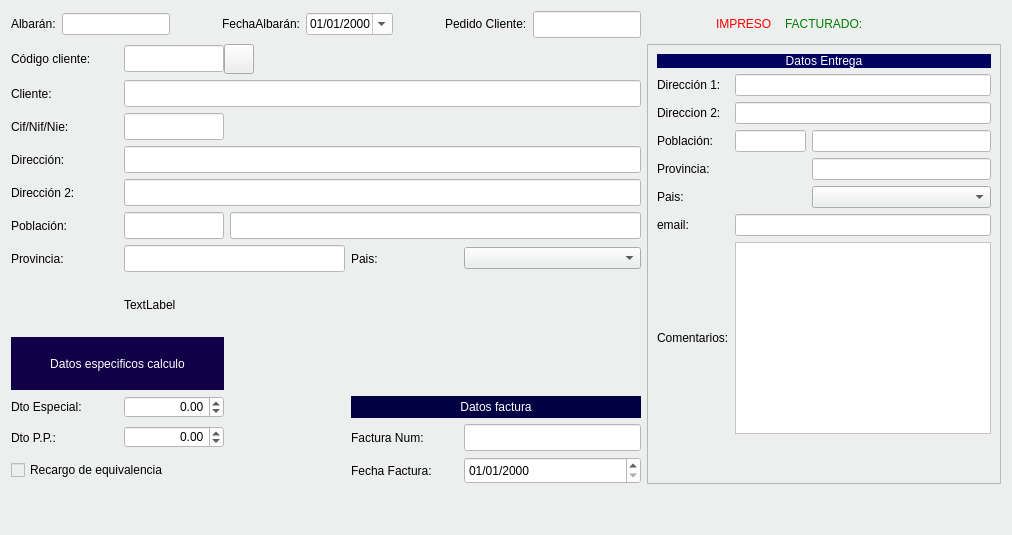
         <widget class="QWidget" name="tab_5">
          <property name="styleSheet">
           <string notr="true">background-color: #ecefed;</string>
          </property>
          <attribute name="title">
           <string>Cabecera de Albarán</string>
          </attribute>
          <layout class="QGridLayout" name="gridLayout_11">
           <item row="0" column="2" rowspan="2">
            <spacer name="horizontalSpacer_3">
             <property name="sizePolicy">
              <sizepolicy hsizetype="Minimum" vsizetype="Minimum">
               <horstretch>0</horstretch>
               <verstretch>0</verstretch>
              </sizepolicy>
             </property>
             <property name="orientation">
              <enum>Qt::Horizontal</enum>
             </property>
             <property name="sizeHint" stdset="0">
              <size>
               <width>40</width>
               <height>20</height>
              </size>
             </property>
            </spacer>
           </item>
           <item row="0" column="1" rowspan="2">
            <widget class="QLineEdit" name="txtalbaran">
             <property name="sizePolicy">
              <sizepolicy hsizetype="Preferred" vsizetype="Fixed">
               <horstretch>0</horstretch>
               <verstretch>0</verstretch>
              </sizepolicy>
             </property>
             <property name="styleSheet">
              <string notr="true">background-color: rgb(255, 255, 255);</string>
             </property>
            </widget>
           </item>
           <item row="0" column="4" rowspan="2">
            <widget class="QDateEdit" name="txtfecha">
             <property name="sizePolicy">
              <sizepolicy hsizetype="Preferred" vsizetype="Fixed">
               <horstretch>0</horstretch>
               <verstretch>0</verstretch>
              </sizepolicy>
             </property>
             <property name="styleSheet">
              <string notr="true">background-color: rgb(255, 255, 255);</string>
             </property>
             <property name="displayFormat">
              <string>dd/MM/yyyy</string>
             </property>
             <property name="calendarPopup">
              <bool>true</bool>
             </property>
            </widget>
           </item>
           <item row="0" column="5" rowspan="2">
            <spacer name="horizontalSpacer">
             <property name="sizePolicy">
              <sizepolicy hsizetype="Minimum" vsizetype="Minimum">
               <horstretch>0</horstretch>
               <verstretch>0</verstretch>
              </sizepolicy>
             </property>
             <property name="orientation">
              <enum>Qt::Horizontal</enum>
             </property>
             <property name="sizeType">
              <enum>QSizePolicy::Minimum</enum>
             </property>
             <property name="sizeHint" stdset="0">
              <size>
               <width>40</width>
               <height>20</height>
              </size>
             </property>
            </spacer>
           </item>
           <item row="0" column="7" rowspan="2">
            <widget class="QLineEdit" name="txtpedido_cliente">
             <property name="sizePolicy">
              <sizepolicy hsizetype="Preferred" vsizetype="Fixed">
               <horstretch>0</horstretch>
               <verstretch>0</verstretch>
              </sizepolicy>
             </property>
             <property name="minimumSize">
              <size>
               <width>0</width>
               <height>27</height>
              </size>
             </property>
             <property name="styleSheet">
              <string notr="true">background-color: rgb(255, 255, 255);</string>
             </property>
            </widget>
           </item>
           <item row="2" column="0" colspan="8">
            <layout class="QGridLayout" name="gridLayout_10">
             <item row="3" column="1" colspan="4">
              <widget class="QLineEdit" name="txtdireccion1">
               <property name="sizePolicy">
                <sizepolicy hsizetype="Preferred" vsizetype="Fixed">
                 <horstretch>0</horstretch>
                 <verstretch>0</verstretch>
                </sizepolicy>
               </property>
               <property name="minimumSize">
                <size>
                 <width>0</width>
                 <height>27</height>
                </size>
               </property>
               <property name="styleSheet">
                <string notr="true">background-color: rgb(255, 255, 255);</string>
               </property>
              </widget>
             </item>
             <item row="2" column="0">
              <widget class="QLabel" name="label_15">
               <property name="sizePolicy">
                <sizepolicy hsizetype="Preferred" vsizetype="Preferred">
                 <horstretch>0</horstretch>
                 <verstretch>0</verstretch>
                </sizepolicy>
               </property>
               <property name="maximumSize">
                <size>
                 <width>107</width>
                 <height>16777215</height>
                </size>
               </property>
               <property name="text">
                <string>Cif/Nif/Nie:</string>
               </property>
              </widget>
             </item>
             <item row="5" column="0">
              <widget class="QLabel" name="label_7">
               <property name="sizePolicy">
                <sizepolicy hsizetype="Preferred" vsizetype="Preferred">
                 <horstretch>0</horstretch>
                 <verstretch>0</verstretch>
                </sizepolicy>
               </property>
               <property name="maximumSize">
                <size>
                 <width>107</width>
                 <height>16777215</height>
                </size>
               </property>
               <property name="text">
                <string>Población:</string>
               </property>
              </widget>
             </item>
             <item row="1" column="0">
              <widget class="QLabel" name="label_4">
               <property name="sizePolicy">
                <sizepolicy hsizetype="Preferred" vsizetype="Preferred">
                 <horstretch>0</horstretch>
                 <verstretch>0</verstretch>
                </sizepolicy>
               </property>
               <property name="maximumSize">
                <size>
                 <width>107</width>
                 <height>16777215</height>
                </size>
               </property>
               <property name="text">
                <string>Cliente:</string>
               </property>
              </widget>
             </item>
             <item row="2" column="1" colspan="2">
              <widget class="QLineEdit" name="txtcif">
               <property name="sizePolicy">
                <sizepolicy hsizetype="Preferred" vsizetype="Fixed">
                 <horstretch>0</horstretch>
                 <verstretch>0</verstretch>
                </sizepolicy>
               </property>
               <property name="minimumSize">
                <size>
                 <width>0</width>
                 <height>27</height>
                </size>
               </property>
               <property name="maximumSize">
                <size>
                 <width>100</width>
                 <height>16777215</height>
                </size>
               </property>
               <property name="styleSheet">
                <string notr="true">background-color: rgb(255, 255, 255);</string>
               </property>
              </widget>
             </item>
             <item row="5" column="2" colspan="3">
              <widget class="QLineEdit" name="txtpoblacion">
               <property name="sizePolicy">
                <sizepolicy hsizetype="Preferred" vsizetype="Fixed">
                 <horstretch>0</horstretch>
                 <verstretch>0</verstretch>
                </sizepolicy>
               </property>
               <property name="minimumSize">
                <size>
                 <width>0</width>
                 <height>27</height>
                </size>
               </property>
               <property name="styleSheet">
                <string notr="true">background-color: rgb(255, 255, 255);</string>
               </property>
              </widget>
             </item>
             <item row="0" column="0">
              <widget class="QLabel" name="label_3">
               <property name="sizePolicy">
                <sizepolicy hsizetype="Preferred" vsizetype="Preferred">
                 <horstretch>0</horstretch>
                 <verstretch>0</verstretch>
                </sizepolicy>
               </property>
               <property name="maximumSize">
                <size>
                 <width>107</width>
                 <height>16777215</height>
                </size>
               </property>
               <property name="text">
                <string>Código cliente:</string>
               </property>
              </widget>
             </item>
             <item row="6" column="1" colspan="2">
              <widget class="QLineEdit" name="txtprovincia">
               <property name="sizePolicy">
                <sizepolicy hsizetype="Preferred" vsizetype="Fixed">
                 <horstretch>0</horstretch>
                 <verstretch>0</verstretch>
                </sizepolicy>
               </property>
               <property name="minimumSize">
                <size>
                 <width>0</width>
                 <height>27</height>
                </size>
               </property>
               <property name="styleSheet">
                <string notr="true">background-color: rgb(255, 255, 255);</string>
               </property>
              </widget>
             </item>
             <item row="0" column="1" colspan="4">
              <layout class="QHBoxLayout" name="horizontalLayout_2">
               <property name="spacing">
                <number>0</number>
               </property>
               <item>
                <widget class="QLineEdit" name="txtcodigo_cliente">
                 <property name="sizePolicy">
                  <sizepolicy hsizetype="Preferred" vsizetype="Fixed">
                   <horstretch>0</horstretch>
                   <verstretch>0</verstretch>
                  </sizepolicy>
                 </property>
                 <property name="minimumSize">
                  <size>
                   <width>0</width>
                   <height>27</height>
                  </size>
                 </property>
                 <property name="maximumSize">
                  <size>
                   <width>100</width>
                   <height>16777215</height>
                  </size>
                 </property>
                 <property name="styleSheet">
                  <string notr="true">background-color: rgb(255, 255, 255);</string>
                 </property>
                </widget>
               </item>
               <item>
                <widget class="QPushButton" name="botBuscarCliente">
                 <property name="sizePolicy">
                  <sizepolicy hsizetype="Preferred" vsizetype="Fixed">
                   <horstretch>0</horstretch>
                   <verstretch>0</verstretch>
                  </sizepolicy>
                 </property>
                 <property name="maximumSize">
                  <size>
                   <width>30</width>
                   <height>30</height>
                  </size>
                 </property>
                 <property name="text">
                  <string/>
                 </property>
                 <property name="icon">
                  <iconset resource="../maya.qrc">
                   <normaloff>:/Icons/PNG/search.png</normaloff>:/Icons/PNG/search.png</iconset>
                 </property>
                </widget>
               </item>
               <item>
                <spacer name="horizontalSpacer_5">
                 <property name="orientation">
                  <enum>Qt::Horizontal</enum>
                 </property>
                 <property name="sizeHint" stdset="0">
                  <size>
                   <width>40</width>
                   <height>20</height>
                  </size>
                 </property>
                </spacer>
               </item>
              </layout>
             </item>
             <item row="4" column="1" colspan="4">
              <widget class="QLineEdit" name="txtdireccion2">
               <property name="sizePolicy">
                <sizepolicy hsizetype="Preferred" vsizetype="Fixed">
                 <horstretch>0</horstretch>
                 <verstretch>0</verstretch>
                </sizepolicy>
               </property>
               <property name="minimumSize">
                <size>
                 <width>0</width>
                 <height>27</height>
                </size>
               </property>
               <property name="styleSheet">
                <string notr="true">background-color: rgb(255, 255, 255);</string>
               </property>
              </widget>
             </item>
             <item row="1" column="1" colspan="4">
              <widget class="QLineEdit" name="txtcliente">
               <property name="sizePolicy">
                <sizepolicy hsizetype="Preferred" vsizetype="Fixed">
                 <horstretch>0</horstretch>
                 <verstretch>0</verstretch>
                </sizepolicy>
               </property>
               <property name="minimumSize">
                <size>
                 <width>0</width>
                 <height>27</height>
                </size>
               </property>
               <property name="styleSheet">
                <string notr="true">background-color: rgb(255, 255, 255);</string>
               </property>
              </widget>
             </item>
             <item row="3" column="0">
              <widget class="QLabel" name="label_5">
               <property name="sizePolicy">
                <sizepolicy hsizetype="Preferred" vsizetype="Preferred">
                 <horstretch>0</horstretch>
                 <verstretch>0</verstretch>
                </sizepolicy>
               </property>
               <property name="maximumSize">
                <size>
                 <width>107</width>
                 <height>16777215</height>
                </size>
               </property>
               <property name="text">
                <string>Dirección:</string>
               </property>
              </widget>
             </item>
             <item row="6" column="0">
              <widget class="QLabel" name="label_13">
               <property name="sizePolicy">
                <sizepolicy hsizetype="Preferred" vsizetype="Preferred">
                 <horstretch>0</horstretch>
                 <verstretch>0</verstretch>
                </sizepolicy>
               </property>
               <property name="maximumSize">
                <size>
                 <width>107</width>
                 <height>16777215</height>
                </size>
               </property>
               <property name="text">
                <string>Provincia:</string>
               </property>
              </widget>
             </item>
             <item row="6" column="3">
              <widget class="QLabel" name="label_14">
               <property name="sizePolicy">
                <sizepolicy hsizetype="Preferred" vsizetype="Preferred">
                 <horstretch>0</horstretch>
                 <verstretch>0</verstretch>
                </sizepolicy>
               </property>
               <property name="maximumSize">
                <size>
                 <width>107</width>
                 <height>16777215</height>
                </size>
               </property>
               <property name="text">
                <string>Pais:</string>
               </property>
              </widget>
             </item>
             <item row="4" column="0">
              <widget class="QLabel" name="label_6">
               <property name="sizePolicy">
                <sizepolicy hsizetype="Preferred" vsizetype="Preferred">
                 <horstretch>0</horstretch>
                 <verstretch>0</verstretch>
                </sizepolicy>
               </property>
               <property name="maximumSize">
                <size>
                 <width>107</width>
                 <height>16777215</height>
                </size>
               </property>
               <property name="text">
                <string>Dirección 2:</string>
               </property>
              </widget>
             </item>
             <item row="6" column="4">
              <layout class="QHBoxLayout" name="horizontalLayout_3">
               <item>
                <widget class="QComboBox" name="comboPais">
                 <property name="sizePolicy">
                  <sizepolicy hsizetype="Preferred" vsizetype="Fixed">
                   <horstretch>0</horstretch>
                   <verstretch>0</verstretch>
                  </sizepolicy>
                 </property>
                 <property name="minimumSize">
                  <size>
                   <width>177</width>
                   <height>0</height>
                  </size>
                 </property>
                </widget>
               </item>
              </layout>
             </item>
             <item row="5" column="1">
              <widget class="QLineEdit" name="txtcp">
               <property name="sizePolicy">
                <sizepolicy hsizetype="Preferred" vsizetype="Fixed">
                 <horstretch>0</horstretch>
                 <verstretch>0</verstretch>
                </sizepolicy>
               </property>
               <property name="minimumSize">
                <size>
                 <width>0</width>
                 <height>27</height>
                </size>
               </property>
               <property name="maximumSize">
                <size>
                 <width>100</width>
                 <height>16777215</height>
                </size>
               </property>
               <property name="styleSheet">
                <string notr="true">background-color: rgb(255, 255, 255);</string>
               </property>
              </widget>
             </item>
             <item row="9" column="0">
              <widget class="QLabel" name="label_41">
               <property name="text">
                <string>Dto Especial:</string>
               </property>
              </widget>
             </item>
             <item row="9" column="1">
              <widget class="QDoubleSpinBox" name="spinporc_Dto">
               <property name="styleSheet">
                <string notr="true">background-color: rgb(255, 255, 255);</string>
               </property>
               <property name="alignment">
                <set>Qt::AlignRight|Qt::AlignTrailing|Qt::AlignVCenter</set>
               </property>
               <property name="minimum">
                <double>-100.000000000000000</double>
               </property>
               <property name="maximum">
                <double>100.000000000000000</double>
               </property>
              </widget>
             </item>
             <item row="10" column="1">
              <widget class="QDoubleSpinBox" name="spinPorc_dto_pp">
               <property name="maximumSize">
                <size>
                 <width>100</width>
                 <height>16777215</height>
                </size>
               </property>
               <property name="styleSheet">
                <string notr="true">background-color: rgb(255, 255, 255);</string>
               </property>
               <property name="alignment">
                <set>Qt::AlignRight|Qt::AlignTrailing|Qt::AlignVCenter</set>
               </property>
               <property name="minimum">
                <double>-100.000000000000000</double>
               </property>
               <property name="value">
                <double>0.000000000000000</double>
               </property>
              </widget>
             </item>
             <item row="10" column="0">
              <widget class="QLabel" name="label_42">
               <property name="text">
                <string>Dto P.P.:</string>
               </property>
              </widget>
             </item>
             <item row="11" column="0" colspan="2">
              <widget class="QCheckBox" name="chklporc_rec">
               <property name="sizePolicy">
                <sizepolicy hsizetype="Preferred" vsizetype="Fixed">
                 <horstretch>0</horstretch>
                 <verstretch>0</verstretch>
                </sizepolicy>
               </property>
               <property name="text">
                <string>Recargo de equivalencia</string>
               </property>
              </widget>
             </item>
             <item row="8" column="0" colspan="2">
              <widget class="QLabel" name="label_48">
               <property name="styleSheet">
                <string notr="true">background-color: rgb(16, 0, 72);
color: rgb(255, 255, 255);</string>
               </property>
               <property name="text">
                <string>Datos especificos calculo</string>
               </property>
               <property name="alignment">
                <set>Qt::AlignCenter</set>
               </property>
              </widget>
             </item>
             <item row="7" column="1">
              <widget class="QLabel" name="label_49">
               <property name="text">
                <string>TextLabel</string>
               </property>
              </widget>
             </item>
             <item row="10" column="4">
              <widget class="QLineEdit" name="txtcNumFra">
               <property name="sizePolicy">
                <sizepolicy hsizetype="Preferred" vsizetype="Fixed">
                 <horstretch>0</horstretch>
                 <verstretch>0</verstretch>
                </sizepolicy>
               </property>
               <property name="minimumSize">
                <size>
                 <width>0</width>
                 <height>27</height>
                </size>
               </property>
               <property name="styleSheet">
                <string notr="true">background-color: rgb(255, 255, 255);</string>
               </property>
              </widget>
             </item>
             <item row="11" column="4">
              <widget class="QDateEdit" name="txtfecha_factura">
               <property name="sizePolicy">
                <sizepolicy hsizetype="Preferred" vsizetype="Fixed">
                 <horstretch>0</horstretch>
                 <verstretch>0</verstretch>
                </sizepolicy>
               </property>
               <property name="minimumSize">
                <size>
                 <width>0</width>
                 <height>27</height>
                </size>
               </property>
               <property name="styleSheet">
                <string notr="true">background-color: rgb(255, 255, 255);</string>
               </property>
               <property name="displayFormat">
                <string>dd/MM/yyyy</string>
               </property>
               <property name="calendarPopup">
                <bool>false</bool>
               </property>
              </widget>
             </item>
             <item row="10" column="3">
              <widget class="QLabel" name="label_51">
               <property name="text">
                <string>Factura Num:</string>
               </property>
              </widget>
             </item>
             <item row="11" column="3">
              <widget class="QLabel" name="label_52">
               <property name="text">
                <string>Fecha Factura:</string>
               </property>
              </widget>
             </item>
             <item row="9" column="3" colspan="2">
              <widget class="QLabel" name="label_50">
               <property name="styleSheet">
                <string notr="true">background-color: rgb(0, 0, 67);
color: rgb(255, 255, 255);</string>
               </property>
               <property name="text">
                <string>Datos factura</string>
               </property>
               <property name="alignment">
                <set>Qt::AlignCenter</set>
               </property>
              </widget>
             </item>
            </layout>
           </item>
           <item row="2" column="8" colspan="5">
            <widget class="QFrame" name="frame_3">
             <property name="minimumSize">
              <size>
               <width>9</width>
               <height>29</height>
              </size>
             </property>
             <property name="maximumSize">
              <size>
               <width>450</width>
               <height>16777215</height>
              </size>
             </property>
             <property name="frameShape">
              <enum>QFrame::StyledPanel</enum>
             </property>
             <property name="frameShadow">
              <enum>QFrame::Raised</enum>
             </property>
             <layout class="QGridLayout" name="gridLayout_8">
              <item row="6" column="0">
               <widget class="QLabel" name="label_53">
                <property name="text">
                 <string>email:</string>
                </property>
               </widget>
              </item>
              <item row="4" column="0">
               <widget class="QLabel" name="label_33">
                <property name="text">
                 <string>Provincia:</string>
                </property>
               </widget>
              </item>
              <item row="2" column="1" colspan="2">
               <widget class="QLineEdit" name="txtDireccion2_entrega">
                <property name="styleSheet">
                 <string notr="true">background-color: rgb(255, 255, 255);</string>
                </property>
               </widget>
              </item>
              <item row="2" column="0">
               <widget class="QLabel" name="label_19">
                <property name="text">
                 <string>Direccion 2:</string>
                </property>
               </widget>
              </item>
              <item row="3" column="1">
               <widget class="QLineEdit" name="txtCp_entrega">
                <property name="maximumSize">
                 <size>
                  <width>71</width>
                  <height>16777215</height>
                 </size>
                </property>
                <property name="styleSheet">
                 <string notr="true">background-color: rgb(255, 255, 255);</string>
                </property>
               </widget>
              </item>
              <item row="1" column="0">
               <widget class="QLabel" name="label_31">
                <property name="text">
                 <string>Dirección 1:</string>
                </property>
               </widget>
              </item>
              <item row="3" column="0">
               <widget class="QLabel" name="label_32">
                <property name="text">
                 <string>Población:</string>
                </property>
               </widget>
              </item>
              <item row="3" column="2">
               <widget class="QLineEdit" name="txtPoblacion_entrega">
                <property name="styleSheet">
                 <string notr="true">background-color: rgb(255, 255, 255);</string>
                </property>
               </widget>
              </item>
              <item row="8" column="1">
               <spacer name="verticalSpacer_4">
                <property name="orientation">
                 <enum>Qt::Vertical</enum>
                </property>
                <property name="sizeHint" stdset="0">
                 <size>
                  <width>20</width>
                  <height>40</height>
                 </size>
                </property>
               </spacer>
              </item>
              <item row="4" column="2">
               <widget class="QLineEdit" name="txtProvincia_entrega">
                <property name="styleSheet">
                 <string notr="true">background-color: rgb(255, 255, 255);</string>
                </property>
               </widget>
              </item>
              <item row="5" column="0">
               <widget class="QLabel" name="label_34">
                <property name="text">
                 <string>Pais:</string>
                </property>
               </widget>
              </item>
              <item row="5" column="2">
               <widget class="QComboBox" name="cboPais_entrega"/>
              </item>
              <item row="1" column="1" colspan="2">
               <widget class="QLineEdit" name="txtDireccion1_entrega">
                <property name="styleSheet">
                 <string notr="true">background-color: rgb(255, 255, 255);</string>
                </property>
               </widget>
              </item>
              <item row="0" column="0" colspan="3">
               <widget class="QLabel" name="label_35">
                <property name="styleSheet">
                 <string notr="true">background-color: rgb(0, 0, 94);
color: rgb(255, 255, 255);</string>
                </property>
                <property name="text">
                 <string>Datos Entrega</string>
                </property>
                <property name="alignment">
                 <set>Qt::AlignCenter</set>
                </property>
               </widget>
              </item>
              <item row="6" column="1" colspan="2">
               <widget class="QLineEdit" name="txtemail_alternativa">
                <property name="styleSheet">
                 <string notr="true">background-color: rgb(255, 255, 255);</string>
                </property>
               </widget>
              </item>
              <item row="7" column="0">
               <widget class="QLabel" name="label_54">
                <property name="text">
                 <string>Comentarios:</string>
                </property>
               </widget>
              </item>
              <item row="7" column="1" colspan="2">
               <widget class="QTextEdit" name="txtcomentarios_alternativa">
                <property name="styleSheet">
                 <string notr="true">background-color: rgb(255, 255, 255);</string>
                </property>
               </widget>
              </item>
             </layout>
            </widget>
           </item>
           <item row="0" column="0" rowspan="2">
            <widget class="QLabel" name="lblnumalb">
             <property name="sizePolicy">
              <sizepolicy hsizetype="Preferred" vsizetype="Fixed">
               <horstretch>0</horstretch>
               <verstretch>0</verstretch>
              </sizepolicy>
             </property>
             <property name="text">
              <string>Albarán:</string>
             </property>
            </widget>
           </item>
           <item row="0" column="3" rowspan="2">
            <widget class="QLabel" name="label">
             <property name="sizePolicy">
              <sizepolicy hsizetype="Preferred" vsizetype="Fixed">
               <horstretch>0</horstretch>
               <verstretch>0</verstretch>
              </sizepolicy>
             </property>
             <property name="text">
              <string>FechaAlbarán:</string>
             </property>
            </widget>
           </item>
           <item row="0" column="6" rowspan="2">
            <widget class="QLabel" name="label_24">
             <property name="sizePolicy">
              <sizepolicy hsizetype="Preferred" vsizetype="Fixed">
               <horstretch>0</horstretch>
               <verstretch>0</verstretch>
              </sizepolicy>
             </property>
             <property name="text">
              <string>Pedido Cliente:</string>
             </property>
            </widget>
           </item>
           <item row="0" column="9" rowspan="2">
            <widget class="QLabel" name="lbimpreso">
             <property name="sizePolicy">
              <sizepolicy hsizetype="Preferred" vsizetype="Fixed">
               <horstretch>0</horstretch>
               <verstretch>0</verstretch>
              </sizepolicy>
             </property>
             <property name="styleSheet">
              <string notr="true">color: rgb(255, 0, 0);</string>
             </property>
             <property name="text">
              <string>IMPRESO</string>
             </property>
            </widget>
           </item>
           <item row="0" column="10" rowspan="2">
            <widget class="QLabel" name="lbfacturado">
             <property name="sizePolicy">
              <sizepolicy hsizetype="Preferred" vsizetype="Fixed">
               <horstretch>0</horstretch>
               <verstretch>0</verstretch>
              </sizepolicy>
             </property>
             <property name="styleSheet">
              <string notr="true">color: rgb(0, 128, 0);</string>
             </property>
             <property name="text">
              <string>FACTURADO:</string>
             </property>
            </widget>
           </item>
           <item row="3" column="0">
            <spacer name="verticalSpacer_5">
             <property name="orientation">
              <enum>Qt::Vertical</enum>
             </property>
             <property name="sizeHint" stdset="0">
              <size>
               <width>20</width>
               <height>40</height>
              </size>
             </property>
            </spacer>
           </item>
          </layout>
         </widget>
